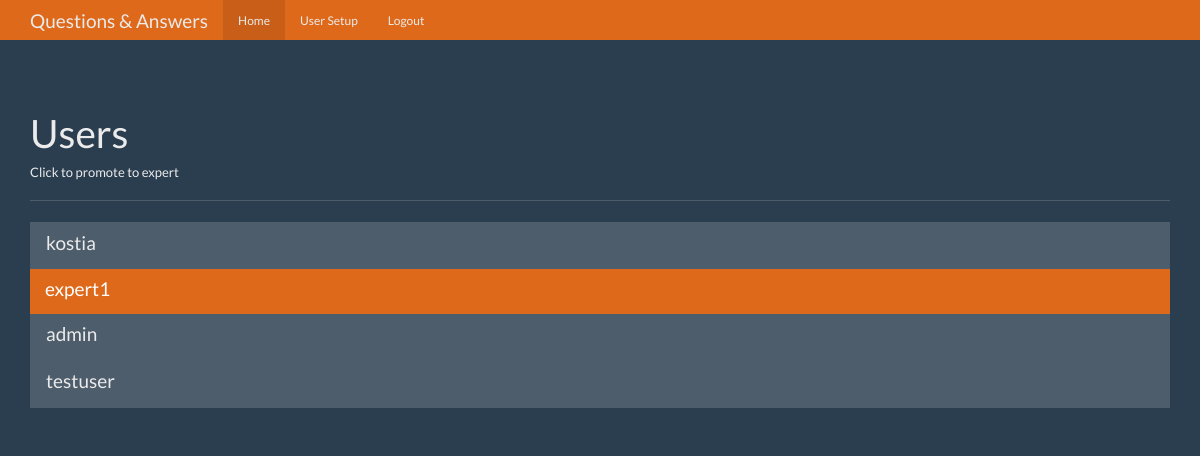
The app's page /users (signed in) with its own data.
### tables this page shows
CREATE TABLE "users" (
  "id" integer PRIMARY KEY AUTOINCREMENT,
  "name" text NOT NULL,
  "password" text NOT NULL,
  "expert" boolean NOT NULL,
  "admin" boolean NOT NULL
);

### app.py (the view)
@app.route('/users')
def users():
    user = get_current_user()
    if not user:
        return redirect(url_for('login'))
    if user['admin'] == 0:
        return redirect(url_for('index'))
    db = get_db()
    users_cur = db.execute('select id, name, expert, admin from users')
    users_results = users_cur.fetchall()
    return render_template('users.html', user=user, users=users_results)

### app.py (called while the page is built)
def get_current_user():
    user_result = None
    if 'user' in session:
        user = session['user']
        db = get_db()
        user_cur = db.execute('select id, name, password, expert, admin from users where name = ?', [user])
        user_result = user_cur.fetchone()
    return user_result

### database.py (called while the page is built)
def connect_db():
    sql = sqlite3.connect('q&a.db')
    sql.row_factory = sqlite3.Row
    return sql

def get_db():
    if not hasattr(g, 'sqlite3_db'):
        g.sqlite_db = connect_db()
    return g.sqlite_db

### templates/users.html (shortened to what this page needs)
{% extends "base.html" %}
{% from "show_links.html" import show_links %}
{% block nav %}
    {{ show_links(user) }}
{% endblock %}
{% block body %}
    <div class="page-header">
        <h1>Users</h1>
        <h6>Click to promote to expert</h6>
    </div>
    <div class="row">
        <div class="col-lg-12">
            <div class="list-group">
                {% for user in users %}
                    <a href="{{ url_for('promote', user_id=user['id']) }}"
                       class="list-group-item {% if user['expert'] == 1 %} active {% endif %}">
                        <h4 class="list-group-item-heading">{{ user['name'] }}</h4>
                    </a>
                {% endfor %}
            </div>
        </div>
    </div>
{% endblock %}

### static/theme.css (style rules this page uses)
body { padding-top: 70px; padding-bottom: 30px; }

### records on screen
users: name "kostia"
users: name "expert1"
users: name "admin"
users: name "testuser"
